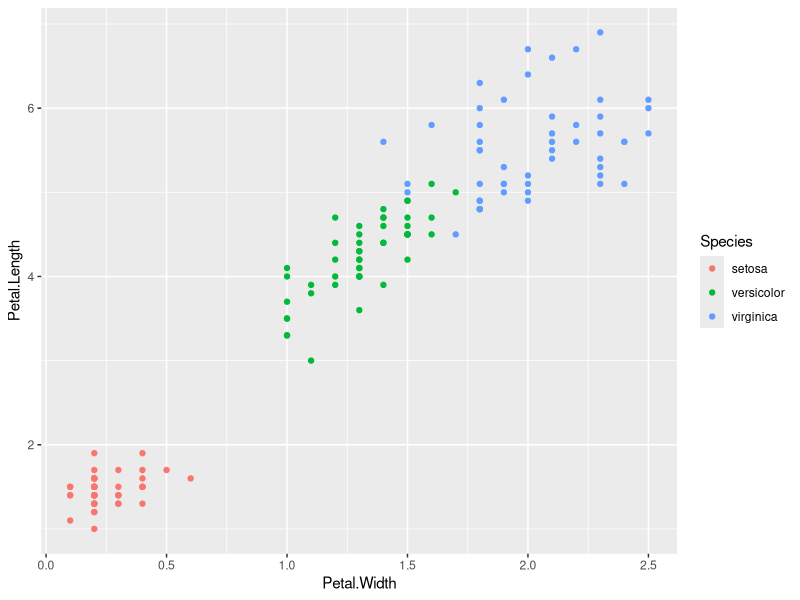
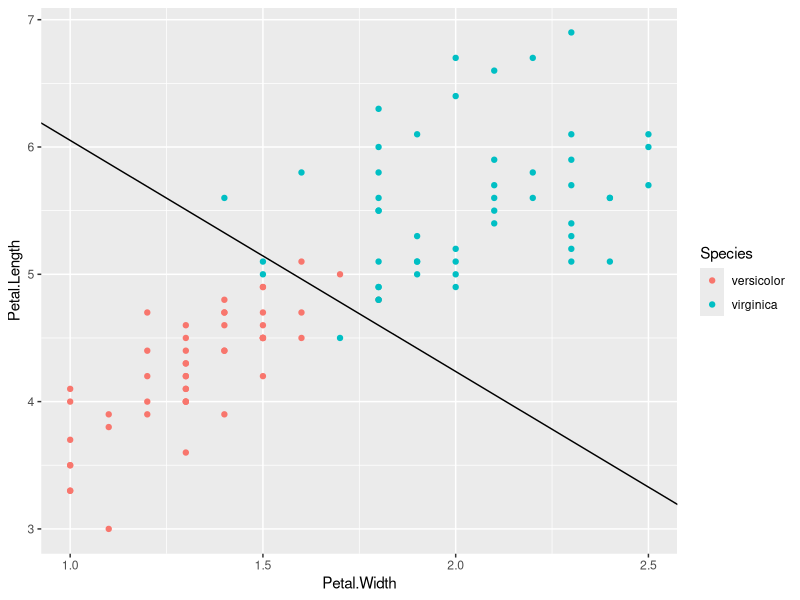
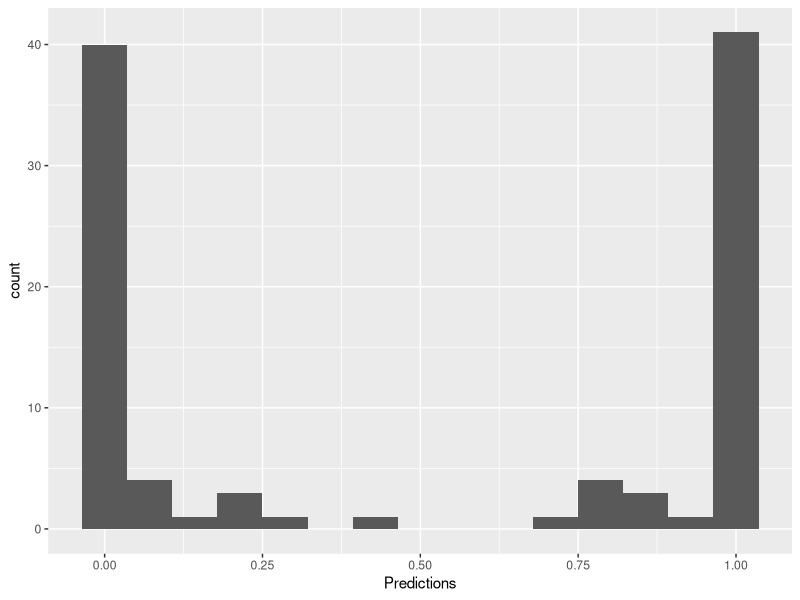
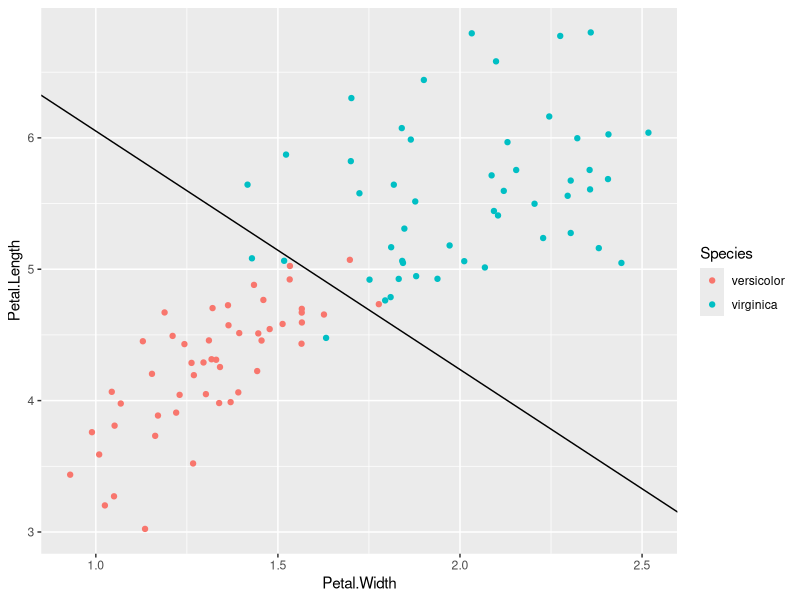
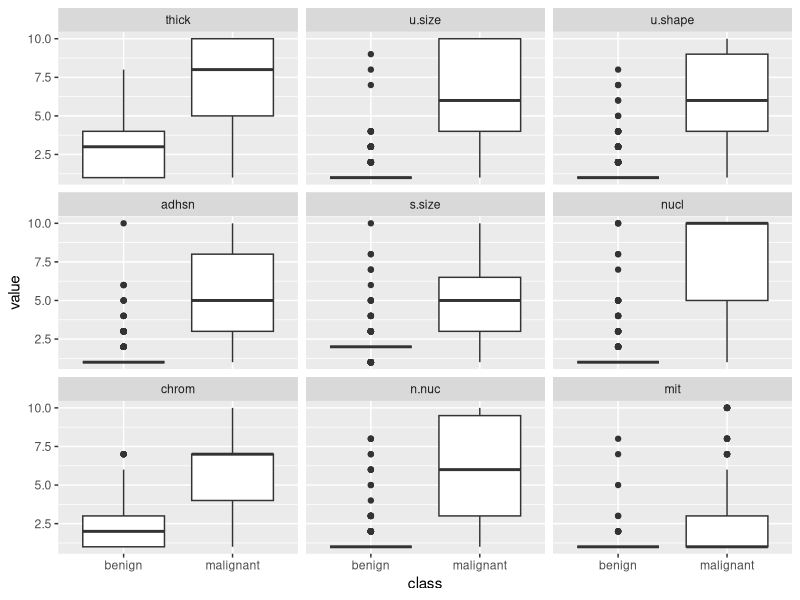
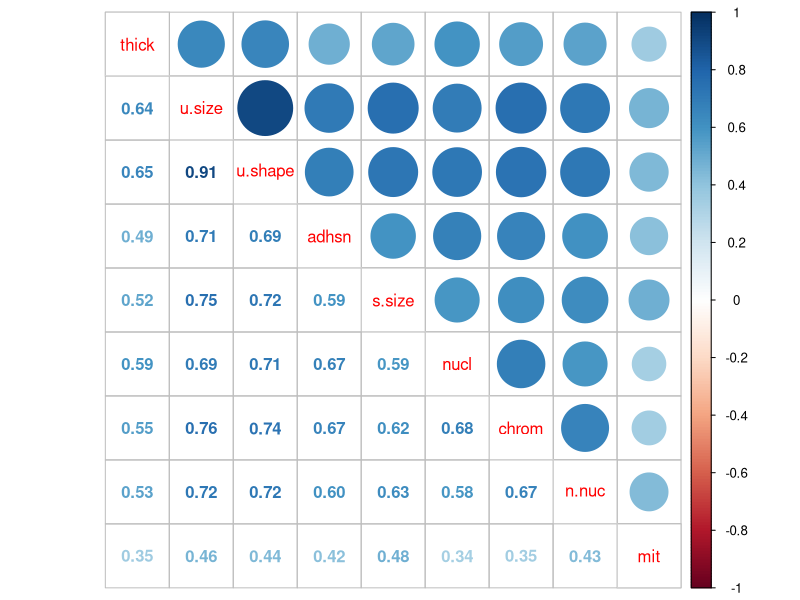

These figures' R source, in order:
## ---- chunk 1
# Note that you only need to install packages once. No need to re-install for every new R session. 
# install.packages("reshape")
# install.packages("corrplot")
# install.packages("ggplot2")
# install.packages("dplyr") 
# install.packages("MASS")

# Note that you need to library the packages everytime you open a new session
# It's recommended to library all the required packges in the beginning 
library(reshape) # require is similar or library, but used more often
library(corrplot)
library(ggplot2)
library(dplyr)
library(MASS)

## ---- chunk 2
# Data and aesthetics
PetalPlot <- ggplot(data = iris, 
                    mapping = aes(x = Petal.Width, # x-axis to represent the width of the petals
                                  y = Petal.Length, # y-axis to represent the length of the petals
                                  col = Species)  # the color of the points to vary according to species
                    ) + geom_point() # specify to use the scatter point figure 
                    
PetalPlot

# Type your solution here


## ---- chunk 3

iris <- filter(.data = iris, Species != "setosa") #Remove setosas

IrisLog <- glm(formula = Species ~ Petal.Width + Petal.Length, # Explain species using Petal Width and Petal Length
               data = iris,                                    # Build the model on the iris data
               family = binomial)                              # binomial means we want to use logistic regression


#Inspect the model:
IrisLog
summary(IrisLog)

## ---- chunk 4

# show the decision separation boundary
# from the lecture:
# Slope of boundary= - beta1/beta2, with beta1 being the coef of the first variable in the regression 
# Intercept of boundary = -beta0/beta2, with beta0 being the intercept of the regression model 

Slope <- coef(IrisLog)[2]/(-coef(IrisLog)[3]) 
Intercept <- coef(IrisLog)[1]/(-coef(IrisLog)[3]) 

#Doing the ggplot
ggplot(data = iris, mapping = aes(x = Petal.Width, 
                                  y = Petal.Length, 
                                  color = Species))+ # Data to use, axes and colours
  geom_point() +  # Scatter plot visual
  geom_abline(slope = Slope, intercept= Intercept) # Add the decision boundary line 

## ---- chunk 5

# make a few predictions
predict(object = IrisLog, newdata = data.frame(Petal.Width=1.5,Petal.Length=5.15), type="response")


# the prediction is the log odds converted back to a probability!
x <- -45.272 + 10.447*1.5 + 5.755 * 5.15
exp(x)/(1+exp(x))


# Type your solution here

## ---- chunk 6
# overall predictions (on training data)
iris$Predictions <- predict(object = IrisLog, newdata = iris, type = "response")
## ---- chunk 7
# plot the predictions 
ggplot(data = iris, mapping = aes(x = Predictions)) + 
  geom_histogram(bins = 15)

## ---- chunk 8
#Remember the ifelse statement? ifelse(If condition, do this, else do this)
iris$ClassPredict <- ifelse(iris$Predictions > 0.5, "virginica", "versicolor")
table(Actual = as.character(iris$Species), Predicted = iris$ClassPredict)


# Can see from this table that some points were not correctly classified, suggesting that some overlapped with each other (have same Petal.Width and Petal.Length)... 
# Solution: add some jitter. 
# Adding jitter is a technique used to prevent overplotting. Jittering adds a small amount of random noise (variation) to the data points. This spreads them out slightly along the axis or axes where jitter is applied, which can make individual points more distinct.
ggplot(data = iris, mapping = aes(x=Petal.Width, 
                                  y=Petal.Length, 
                                  color=Species)) + 
  geom_jitter(width = 0.1, height = 0.1) + # Like a scatter plot, but randomly jitter points
  geom_abline(slope=Slope,intercept=Intercept)

## ---- chunk 9

# Wisconsin Breast Cancer Dataset is included in the MASS library

# see https://books.google.com.au/books?id=nvh_CwAAQBAJ&pg=PA45&lpg=PA45&dq=%5Br%5D+logistic+regression+wisconsin+breast+cancer&source=bl&ots=PMI8s67oFJ&sig=zjXr7nbQvNBpx9rQrY4aTtUsSmo&hl=en&sa=X&ved=0ahUKEwjp7ff30uLKAhVEJJQKHYraBmEQ6AEISjAH#v=onepage&q=%5Br%5D%20logistic%20regression%20wisconsin%20breast%20cancer&f=false


str(biopsy)

#Remove first column ("ID")
biopsy <- dplyr::select(.data = biopsy, -ID) #dplyr:: tells R to use the function from the dplyr package

#Name the columns (based on description at provided links)
names(biopsy) <- c("thick","u.size","u.shape","adhsn","s.size","nucl","chrom","n.nuc","mit","class")
head(biopsy)

#Remove NAs
biopsy <- na.omit(biopsy)


## ---- chunk 10
# This chunk of codes visualise the distribution of the nine attributes (V1-V9) across different categories. 
# The main purpose is draw the box plots. No worries if the codes are not all making sense to you. There will be one week dedicated to visualization in R using ggplot2 and re-shaping data to facilitate visualisation. 

biop.m <- melt(data = biopsy,id.var="class")               # Convert data from wide to long format. Same data, different format
ggplot(data = biop.m,mapping = aes(x = class,y = value)) + # X axis is biopsy class, y axis is value (which is common to all)
  geom_boxplot() +                                         
  facet_wrap(facets = ~variable, ncol=3)                    # Do plot for every level of 'variable' (and graph with 3 columns)

## ---- chunk 11
# check for high correlation / collinearity - lots of high correlations
BiopsyCor <- cor(x = biopsy[,1:9]) # skip the last column Class
corrplot.mixed(corr = BiopsyCor)

## ---- chunk 12

# create test and train subsets - randomly sample 1 or 2, with 70/30 probability. 
set.seed(123)       #Always set a seed to ensure reproducibility
index <- sample(x = c(1,2),size = nrow(biopsy),replace=TRUE,prob=c(0.7,0.3))

#1s go to train (70%), 2s go to test (30%)
Train <- filter(.data = biopsy, index == 1)
Test <- filter(.data = biopsy, index == 2)

# check train & test - want pretty much the same proportions
table(Train$class)
table(Test$class)
## ---- chunk 13
# fit the logistic regression
BiopsyLog <- glm(formula = class ~ .,data = Train, family = binomial)
summary(BiopsyLog)

## ---- chunk 14
# convert beta coefficients to odds ratio - what is the change in the outcome odds for a unit change in the attribute
exp(coef(BiopsyLog))

# predicted probabilities
Train$Probs <- predict(object = BiopsyLog, data = Train, type="response")

head(Train)
# Now the Train dataset has a new column Probs which indicates the prob of the event happening
# the estimated prob for the instance with malignant class is 0.9999
# so a larger Probs value means more likely to be maglignant 

Train$ClassPredict <- ifelse(Train$Probs > 0.5, "malignant", "benign")

#Confusion matrix of results for Train
table(Actual = Train$class, Predicted = Train$ClassPredict)

# what percentage are correct?
mean(Train$ClassPredict == Train$class) 
# Train$ClassPredict == Train$class returns TRUE (1) or FALSE (0)
# The mean of it is the percentage of the rows with TRUEs
# An example: you have 10 data points, 1,0,0,0,0,1,0,0,0,0
# The mean: 0.2 is equal to the percentage of 1s 20%. 

# almost 97% on training data.. but what about unseen (test) data?
Test$Probs <- predict(object = BiopsyLog, newdata = Test, type="response")
Test$ClassPredict <- ifelse(Test$Probs > 0.5, "malignant", "benign")
table(Actual=Test$class, Predicted = Test$ClassPredict)
mean(Test$ClassPredict==Test$class)
# pretty impressive!
## ---- chunk 15
# Type your solution here
